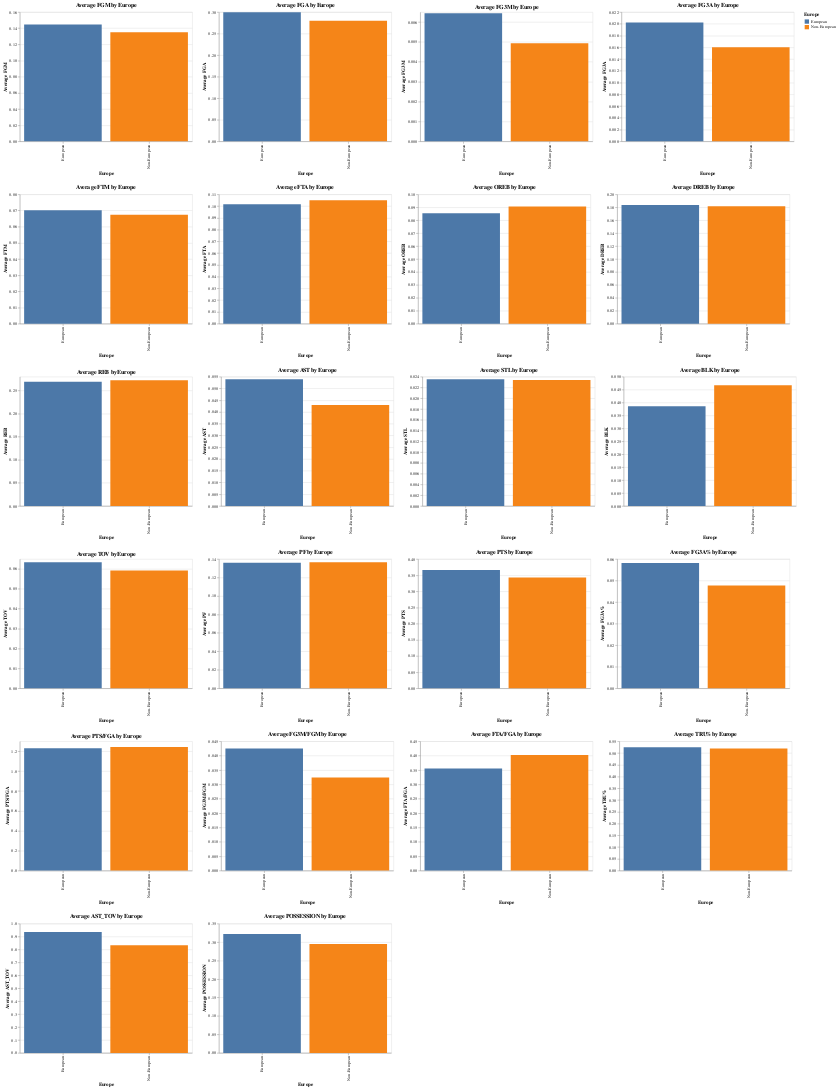

The notebook cell this image was saved under:
### Code cell
import altair as alt
import pandas as pd
import altair_saver


# Annahme: Sie haben zwei DataFrames: data_per_min_europe_regular und data_per_min_usa_regular

# Fügen Sie eine neue Spalte hinzu, um anzuzeigen, ob der Spieler Europäer ist oder nicht
europe_C_regular['Europe'] = 'European'
non_europe_C_regular['Europe'] = 'Non-European'

# Kombinieren Sie die beiden DataFrames
combined_df = pd.concat([europe_C_regular, non_europe_C_regular])

# Liste der Metriken, die geplottet werden sollen
metrics = ['FGM', 'FGA', 'FG3M', 'FG3A', 'FTM', 'FTA', 
           'OREB', 'DREB', 'REB', 'AST', 'STL', 'BLK', 'TOV', 
           'PF', 'PTS', 'FG3A%', 'PTS/FGA', 'FG3M/FGM', 'FTA/FGA', 
           'TRU%', 'AST_TOV', 'POSSESSION']

# Liste zum Speichern der Diagramme
charts = []

# Einen Bruchteil des kombinierten DataFrame auswählen
sampled_df = combined_df.sample(frac=0.5)  # Passen Sie den Bruchteil bei Bedarf an

# Für jede Metrik ein gruppiertes Balkendiagramm erstellen und die Diagramme in eine Liste speichern
for metric in metrics:
    chart = alt.Chart(sampled_df).mark_bar().encode(
        x=alt.X('Europe:N', title='Europe'),
        y=alt.Y(f'mean({metric}):Q', title=f'Average {metric}'),
        color=alt.Color('Europe:N', legend=alt.Legend(title='Europe'))
    ).properties(
        title=f'Average {metric} by Europe',
        width=400,
        height=300
    )
    charts.append(chart)

# Diagramme in sechs Zeilen stapeln
alt_row = alt.vconcat(*[alt.hconcat(*charts[i:i+4]) for i in range(0, len(charts), 4)])

# Die Diagramme anzeigen
alt_row

### Figure 1 — Vega-Lite specification as saved in the notebook (floating-point values rounded to 4 significant figures; data arrays with more than 128 entries replaced by an {"elided": "..."} marker saying what was removed)
{"config": {"view": {"continuousWidth": 300, "continuousHeight": 300}}, "vconcat": [{"hconcat": [{"mark": {"type": "bar"}, "encoding": {"color": {"field": "Europe", "legend": {"title": "Europe"}, "type": "nominal"}, "x": {"field": "Europe", "title": "Europe", "type": "nominal"}, "y": {"aggregate": "mean", "field": "FGM", "title": "Average FGM", "type": "quantitative"}}, "height": 300, "title": "Average FGM by Europe", "width": 400}, {"mark": {"type": "bar"}, "encoding": {"color": {"field": "Europe", "legend": {"title": "Europe"}, "type": "nominal"}, "x": {"field": "Europe", "title": "Europe", "type": "nominal"}, "y": {"aggregate": "mean", "field": "FGA", "title": "Average FGA", "type": "quantitative"}}, "height": 300, "title": "Average FGA by Europe", "width": 400}, {"mark": {"type": "bar"}, "encoding": {"color": {"field": "Europe", "legend": {"title": "Europe"}, "type": "nominal"}, "x": {"field": "Europe", "title": "Europe", "type": "nominal"}, "y": {"aggregate": "mean", "field": "FG3M", "title": "Average FG3M", "type": "quantitative"}}, "height": 300, "title": "Average FG3M by Europe", "width": 400}, {"mark": {"type": "bar"}, "encoding": {"color": {"field": "Europe", "legend": {"title": "Europe"}, "type": "nominal"}, "x": {"field": "Europe", "title": "Europe", "type": "nominal"}, "y": {"aggregate": "mean", "field": "FG3A", "title": "Average FG3A", "type": "quantitative"}}, "height": 300, "title": "Average FG3A by Europe", "width": 400}]}, {"hconcat": [{"mark": {"type": "bar"}, "encoding": {"color": {"field": "Europe", "legend": {"title": "Europe"}, "type": "nominal"}, "x": {"field": "Europe", "title": "Europe", "type": "nominal"}, "y": {"aggregate": "mean", "field": "FTM", "title": "Average FTM", "type": "quantitative"}}, "height": 300, "title": "Average FTM by Europe", "width": 400}, {"mark": {"type": "bar"}, "encoding": {"color": {"field": "Europe", "legend": {"title": "Europe"}, "type": "nominal"}, "x": {"field": "Europe", "title": "Europe", "type": "nominal"}, "y": {"aggregate": "mean", "field": "FTA", "title": "Average FTA", "type": "quantitative"}}, "height": 300, "title": "Average FTA by Europe", "width": 400}, {"mark": {"type": "bar"}, "encoding": {"color": {"field": "Europe", "legend": {"title": "Europe"}, "type": "nominal"}, "x": {"field": "Europe", "title": "Europe", "type": "nominal"}, "y": {"aggregate": "mean", "field": "OREB", "title": "Average OREB", "type": "quantitative"}}, "height": 300, "title": "Average OREB by Europe", "width": 400}, {"mark": {"type": "bar"}, "encoding": {"color": {"field": "Europe", "legend": {"title": "Europe"}, "type": "nominal"}, "x": {"field": "Europe", "title": "Europe", "type": "nominal"}, "y": {"aggregate": "mean", "field": "DREB", "title": "Average DREB", "type": "quantitative"}}, "height": 300, "title": "Average DREB by Europe", "width": 400}]}, {"hconcat": [{"mark": {"type": "bar"}, "encoding": {"color": {"field": "Europe", "legend": {"title": "Europe"}, "type": "nominal"}, "x": {"field": "Europe", "title": "Europe", "type": "nominal"}, "y": {"aggregate": "mean", "field": "REB", "title": "Average REB", "type": "quantitative"}}, "height": 300, "title": "Average REB by Europe", "width": 400}, {"mark": {"type": "bar"}, "encoding": {"color": {"field": "Europe", "legend": {"title": "Europe"}, "type": "nominal"}, "x": {"field": "Europe", "title": "Europe", "type": "nominal"}, "y": {"aggregate": "mean", "field": "AST", "title": "Average AST", "type": "quantitative"}}, "height": 300, "title": "Average AST by Europe", "width": 400}, {"mark": {"type": "bar"}, "encoding": {"color": {"field": "Europe", "legend": {"title": "Europe"}, "type": "nominal"}, "x": {"field": "Europe", "title": "Europe", "type": "nominal"}, "y": {"aggregate": "mean", "field": "STL", "title": "Average STL", "type": "quantitative"}}, "height": 300, "title": "Average STL by Europe", "width": 400}, {"mark": {"type": "bar"}, "encoding": {"color": {"field": "Europe", "legend": {"title": "Europe"}, "type": "nominal"}, "x": {"field": "Europe", "title": "Europe", "type": "nominal"}, "y": {"aggregate": "mean", "field": "BLK", "title": "Average BLK", "type": "quantitative"}}, "height": 300, "title": "Average BLK by Europe", "width": 400}]}, {"hconcat": [{"mark": {"type": "bar"}, "encoding": {"color": {"field": "Europe", "legend": {"title": "Europe"}, "type": "nominal"}, "x": {"field": "Europe", "title": "Europe", "type": "nominal"}, "y": {"aggregate": "mean", "field": "TOV", "title": "Average TOV", "type": "quantitative"}}, "height": 300, "title": "Average TOV by Europe", "width": 400}, {"mark": {"type": "bar"}, "encoding": {"color": {"field": "Europe", "legend": {"title": "Europe"}, "type": "nominal"}, "x": {"field": "Europe", "title": "Europe", "type": "nominal"}, "y": {"aggregate": "mean", "field": "PF", "title": "Average PF", "type": "quantitative"}}, "height": 300, "title": "Average PF by Europe", "width": 400}, {"mark": {"type": "bar"}, "encoding": {"color": {"field": "Europe", "legend": {"title": "Europe"}, "type": "nominal"}, "x": {"field": "Europe", "title": "Europe", "type": "nominal"}, "y": {"aggregate": "mean", "field": "PTS", "title": "Average PTS", "type": "quantitative"}}, "height": 300, "title": "Average PTS by Europe", "width": 400}, {"mark": {"type": "bar"}, "encoding": {"color": {"field": "Europe", "legend": {"title": "Europe"}, "type": "nominal"}, "x": {"field": "Europe", "title": "Europe", "type": "nominal"}, "y": {"aggregate": "mean", "field": "FG3A%", "title": "Average FG3A%", "type": "quantitative"}}, "height": 300, "title": "Average FG3A% by Europe", "width": 400}]}, {"hconcat": [{"mark": {"type": "bar"}, "encoding": {"color": {"field": "Europe", "legend": {"title": "Europe"}, "type": "nominal"}, "x": {"field": "Europe", "title": "Europe", "type": "nominal"}, "y": {"aggregate": "mean", "field": "PTS/FGA", "title": "Average PTS/FGA", "type": "quantitative"}}, "height": 300, "title": "Average PTS/FGA by Europe", "width": 400}, {"mark": {"type": "bar"}, "encoding": {"color": {"field": "Europe", "legend": {"title": "Europe"}, "type": "nominal"}, "x": {"field": "Europe", "title": "Europe", "type": "nominal"}, "y": {"aggregate": "mean", "field": "FG3M/FGM", "title": "Average FG3M/FGM", "type": "quantitative"}}, "height": 300, "title": "Average FG3M/FGM by Europe", "width": 400}, {"mark": {"type": "bar"}, "encoding": {"color": {"field": "Europe", "legend": {"title": "Europe"}, "type": "nominal"}, "x": {"field": "Europe", "title": "Europe", "type": "nominal"}, "y": {"aggregate": "mean", "field": "FTA/FGA", "title": "Average FTA/FGA", "type": "quantitative"}}, "height": 300, "title": "Average FTA/FGA by Europe", "width": 400}, {"mark": {"type": "bar"}, "encoding": {"color": {"field": "Europe", "legend": {"title": "Europe"}, "type": "nominal"}, "x": {"field": "Europe", "title": "Europe", "type": "nominal"}, "y": {"aggregate": "mean", "field": "TRU%", "title": "Average TRU%", "type": "quantitative"}}, "height": 300, "title": "Average TRU% by Europe", "width": 400}]}, {"hconcat": [{"mark": {"type": "bar"}, "encoding": {"color": {"field": "Europe", "legend": {"title": "Europe"}, "type": "nominal"}, "x": {"field": "Europe", "title": "Europe", "type": "nominal"}, "y": {"aggregate": "mean", "field": "AST_TOV", "title": "Average AST_TOV", "type": "quantitative"}}, "height": 300, "title": "Average AST_TOV by Europe", "width": 400}, {"mark": {"type": "bar"}, "encoding": {"color": {"field": "Europe", "legend": {"title": "Europe"}, "type": "nominal"}, "x": {"field": "Europe", "title": "Europe", "type": "nominal"}, "y": {"aggregate": "mean", "field": "POSSESSION", "title": "Average POSSESSION", "type": "quantitative"}}, "height": 300, "title": "Average POSSESSION by Europe", "width": 400}]}], "data": {"name": "data-55349db0c0ce6ac52285ae60254a5faf"}, "$schema": "https://vega.github.io/schema/vega-lite/v5.17.0.json", "datasets": {"data-55349db0c0ce6ac52285ae60254a5faf": {"elided": "1159 records"}}}
